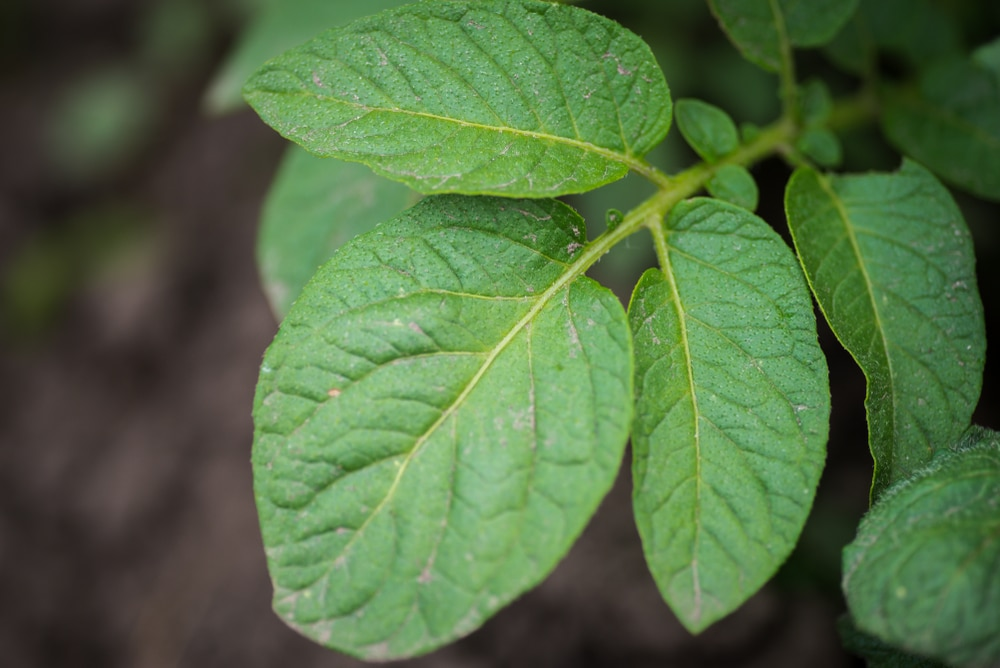
#> input picture test_data/healthy/test_healthy.jpg, 1000 x 668 px, found by its file name; its folder holds only this picture in this run
$ python features_extraction_Ju.py
#> lines starting #> are read from the running program, lines starting #| are printed output that depends on the picture; after the words box and inside, x2 and y2 are one past the last pixel; in counts of white or black regions, pixels touching at a corner belong together

from PIL import Image
from os import listdir
from os.path import isfile, join
import pandas as pd
import skimage
from skimage.color import rgb2gray
from skimage.morphology import binary_closing, binary_opening, disk

from scipy.stats import entropy, moment, mode

import matplotlib.pyplot as plt
import numpy as np


L_histo_median = []
L_histo_range = []
L_histo_variance = []
L_histo_deviation = []
L_histo_covariance = []
L_histo_moment = []
L_histo_entropy = []
L_sauvola_threshold = []
L_sauvola_ratio = []
L_seg_1 = []
L_seg_2 = []
L_seg_3 = []
L_seg_4 = []
L_seg_5 = []
L_seg_6 = []
L_seg_7 = []
L_seg_8 = []
L_seg_9 = []
L_seg_10 = []
L_seg_11 = []
L_seg_12 = []
L_seg_13 = []
L_seg_14 = []
L_label = []


features_dict = {
  "histo_median": L_histo_median,
  "histo_range": L_histo_range,
  "histo_variance": L_histo_variance,
  "histo_deviation": L_histo_deviation,
  "histo_covariance": L_histo_covariance,
  "histo_moment": L_histo_moment,
  "histo_entropy": L_histo_entropy,
  "sauvola_threshold": L_sauvola_threshold,
  "sauvola_ratio": L_sauvola_ratio,
  "seg_1": L_seg_1,
  "seg_2": L_seg_2,
  "seg_3": L_seg_3,
  "seg_4": L_seg_4,
  "seg_5": L_seg_5,
  "seg_6": L_seg_6,
  "seg_7": L_seg_7,
  "seg_8": L_seg_8,
  "seg_9": L_seg_9,
  "seg_10": L_seg_10,
  "seg_11": L_seg_11,
  "seg_12": L_seg_12,
  "seg_13": L_seg_13,
  "seg_14": L_seg_14,
  "label": L_label}


# USED FULL HISTOGRAM _____________________________________________________________________________________________________________
for i in range(2):
    # Extract histogram for healthy potatos
    if i == 0:
        files = [f for f in listdir('potato_dataset/train/healthy') if isfile(join('potato_dataset/train/healthy', f))]
        label = 0
    else:
        files = [f for f in listdir('potato_dataset/train/blight') if isfile(join('potato_dataset/train/blight', f))]
        label = 1

    for f in files:
        if i == 0:
            img = skimage.io.imread('potato_dataset/train/healthy/' + f)
#> img is the input picture: shape (668, 1000, 3); mean R, G, B 81.6, 108.1, 66.7
        else:
            img = skimage.io.imread('potato_dataset/train/blight/' + f)

        histo = skimage.exposure.histogram(img)[0]
#> histo = 249 values, max 20501 at index 57, min 0 at index 235, mean 8048.2

        # plt.imshow(img, cmap = "gray")
        # plt.show()

        gray_img = skimage.color.rgb2gray(img)
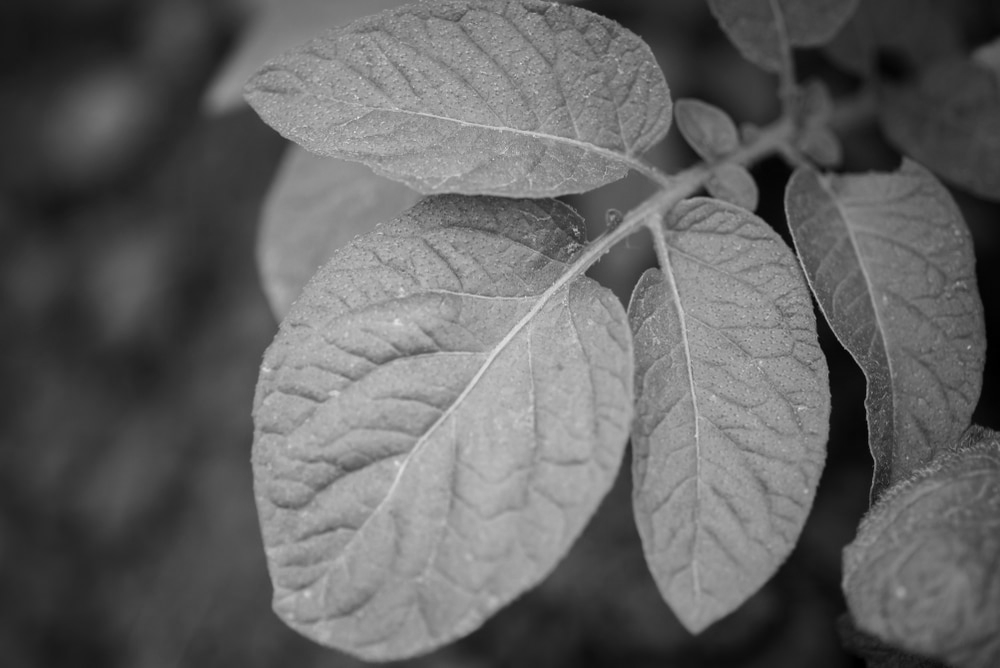
#> gray_img: shape (668, 1000) float64; min 0, max 0.936, mean 0.39
        sauvola_threshold = skimage.filters.threshold_sauvola(gray_img)
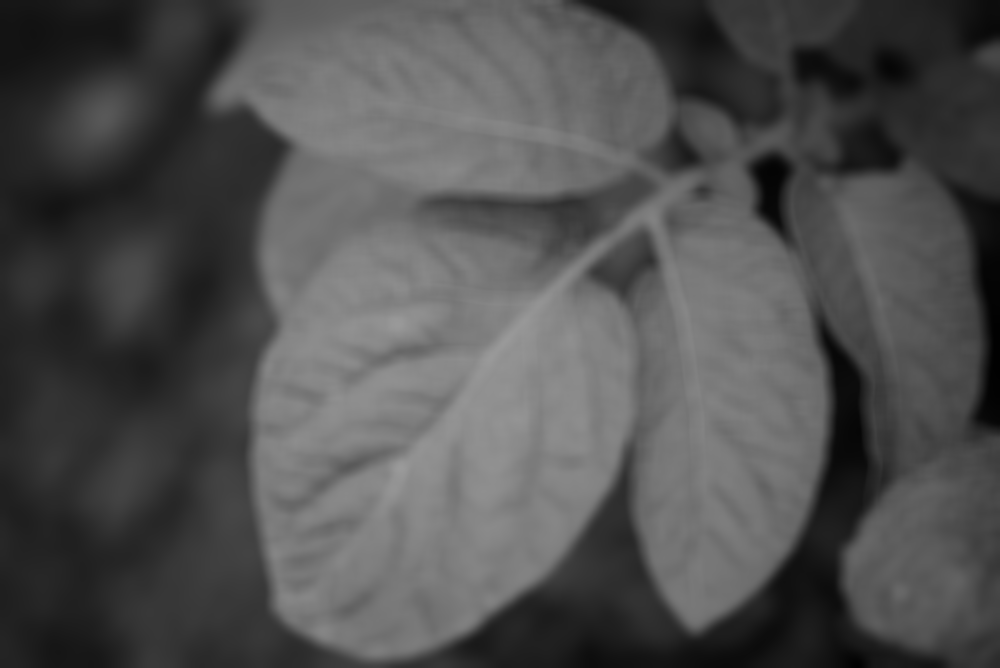
#> sauvola_threshold: shape (668, 1000) float64; min 0.0046, max 0.608, mean 0.315
        sauvola_binarized = (gray_img > sauvola_threshold)*1
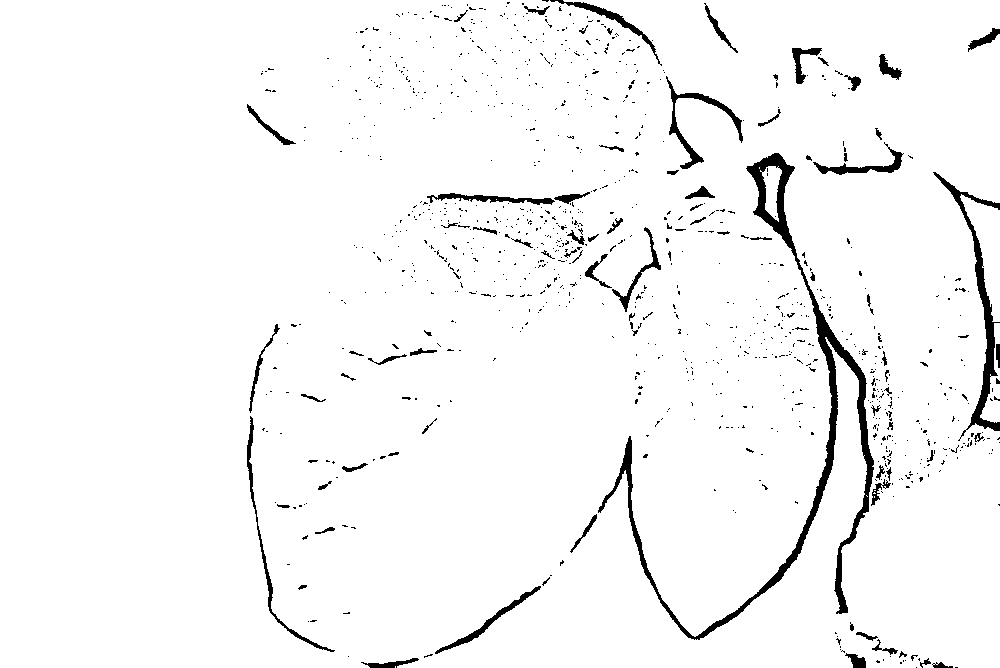
#> sauvola_binarized: shape (668, 1000) int64; values 0 (black) and 1 (white), 96.5% white; 1015 black regions (931 under 20 px), largest, box (x1, y1, x2, y2) and area: (598, 153, 874, 640) 7683, (933, 172, 1000, 441) 2252, (666, 76, 743, 169) 992
        sauvola_binarized_list = [item for sublist in sauvola_binarized for item in sublist]
#> sauvola_binarized_list = 668000 items
        sauvola_ratio = sauvola_binarized_list.count(0) / sauvola_binarized_list.count(1)
#> sauvola_ratio = 0.0365
#> (the run stopped early here; a loop or call above may not have finished)
